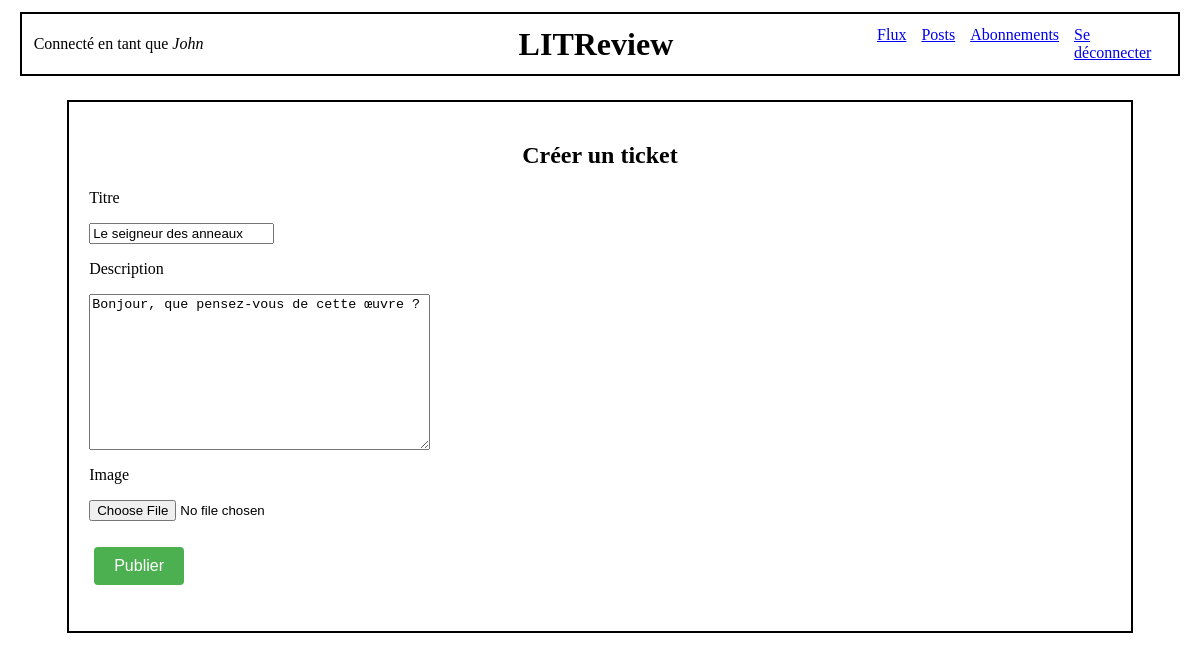
Page /ticket/3/edit/ (signed in) on the committed database.
### authentication/models.py (models this page shows)
class User(AbstractUser):
    profile_photo = models.ImageField(verbose_name='Photo de profil', null=True)

### appli/models.py (models this page shows)
class Ticket(models.Model):
    title = models.CharField(max_length=128)
    description = models.TextField(max_length=2048)
    user = models.ForeignKey(
        to=settings.AUTH_USER_MODEL, on_delete=models.CASCADE)
    image = models.ImageField(null=True, blank=True)
    time_created = models.DateTimeField(auto_now_add=True)

### appli/views.py (the view, shortened to what this page needs)
# urls.py: path('ticket/<int:ticket_id>/edit/', appli.views.edit_ticket, name='edit_ticket'),
@login_required
@is_ticket_owner
def edit_ticket(request, ticket_id):
    ticket_form = forms.TicketForm()
    ticket = get_object_or_404(models.Ticket, id=ticket_id)
    if ticket.user == request.user:
        ticket_form = forms.TicketForm(instance=ticket)
        context = {
            'ticket_form': ticket_form,
        }
        return render(request, 'appli/create_ticket.html', context=context)
    else:
        return redirect('flux')

### appli/forms.py
class TicketForm(forms.ModelForm):
    class Meta:
        model = models.Ticket
        fields = ['title', 'description', 'image']

### appli/views.py (called while the page is built)
def is_ticket_owner(view_func):
    @wraps(view_func)
    def wrapper(request, ticket_id, *args, **kwargs):
        from .models import Ticket  # Import à l'intérieur pour éviter les imports circulaires
        ticket = get_object_or_404(Ticket, id=ticket_id)
        if ticket.user == request.user:
            return view_func(request, ticket_id, *args, **kwargs)
        else:
            return redirect('flux')
    return wrapper

### appli/templates/appli/create_ticket.html (shortened to what this page needs)
{% extends 'base_connected.html' %}
{% block content %}
    <div class="div_border_internal">
        <form method="post" enctype="multipart/form-data">
            <h2 class="center">Créer un ticket</h2>
            <label>Titre</label>
            <p>{{ ticket_form.title }}</p>
            <label>Description</label>
            <p>{{ ticket_form.description }}</p>
            <label>Image</label>
            <p>{{ ticket_form.image }}</p>
            <button type="submit" class="button">Publier</button>
        </form>
    </div>
{% endblock content %}

### templates/base_connected.html (shortened to what this page needs)
{% load static %}
<html>
    <head>
        <link rel="stylesheet" href="{% static 'styles.css' %}">
    </head>
    <body>
        <div class="base-border">
            <div class="header-container">
                <div class="left-space">
                    Connecté en tant que <i>{{ user.username }}</i>
                </div>
                <h1 class="title">LITReview</h1>
                <div class="nav-links">
                    <a href="{% url 'flux' %}">Flux</a>
                    <a href="{% url 'post_list' %}">Posts</a>
                    <a href="{% url 'subscriptions' %}">Abonnements</a>
                    <a href="{% url 'logout' %}">Se déconnecter</a></p>
                </div>
            </div>
        </div>
        {% block content %}{% endblock content %}
    </body>
</html>

### static/styles.css (style rules this page uses)
.base-border { border-width:2px; border-style:solid; border-color:black; margin-left: 1%; margin-right: 1%; margin-top: 1%; margin-bottom: 2%; padding: 1%; }
.div_border_internal { margin-left: 5%; margin-right: 5%; margin-top: 20px; margin-bottom: 20px; padding: 20px; border-width:2px; border-style:solid; border-color:black; }
.button { display: inline-block; padding: 10px 20px; margin: 10px 5px; background-color: #4CAF50; color: white; text-decoration: none; border-radius: 4px; border: none; cursor: pointer; font-family: Arial, sans-serif; font-size: 16px; transition: background-color 0.3s; }
.header-container { display: flex; align-items: center; position: relative; }
.left-space { width: 0; flex: 1; }
.title { text-align: center; margin: 0; flex: 2; }
.nav-links { display: flex; gap: 15px; flex: 1; justify-content: flex-end; }
.center { display: flex; justify-content: center; }

### rows in the picture
User: username "John"
Ticket: title "Le seigneur des anneaux", description "Bonjour, que pensez-vous de cette œuvre ?"
